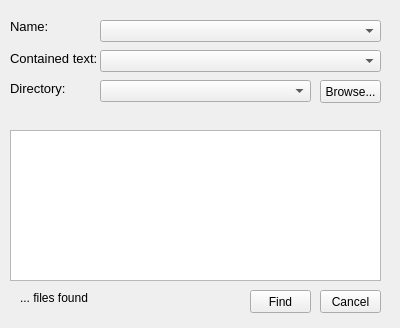
<?xml version="1.0" encoding="UTF-8"?>
<ui version="4.0">
 <class>FindWindow</class>
 <widget class="QWidget" name="FindWindow">
  <property name="geometry">
   <rect>
    <x>0</x>
    <y>0</y>
    <width>400</width>
    <height>328</height>
   </rect>
  </property>
  <property name="windowTitle">
   <string>Form</string>
  </property>
  <widget class="QLabel" name="fileLabel">
   <property name="geometry">
    <rect>
     <x>10</x>
     <y>20</y>
     <width>46</width>
     <height>13</height>
    </rect>
   </property>
   <property name="font">
    <font>
     <pointsize>10</pointsize>
    </font>
   </property>
   <property name="text">
    <string>Name:</string>
   </property>
  </widget>
  <widget class="QLabel" name="textLabel">
   <property name="geometry">
    <rect>
     <x>10</x>
     <y>50</y>
     <width>91</width>
     <height>16</height>
    </rect>
   </property>
   <property name="font">
    <font>
     <pointsize>10</pointsize>
    </font>
   </property>
   <property name="text">
    <string>Contained text:</string>
   </property>
  </widget>
  <widget class="QLabel" name="dirLabel">
   <property name="geometry">
    <rect>
     <x>10</x>
     <y>80</y>
     <width>61</width>
     <height>16</height>
    </rect>
   </property>
   <property name="font">
    <font>
     <pointsize>10</pointsize>
    </font>
   </property>
   <property name="text">
    <string>Directory:</string>
   </property>
  </widget>
  <widget class="QComboBox" name="fileComboBox">
   <property name="geometry">
    <rect>
     <x>100</x>
     <y>20</y>
     <width>281</width>
     <height>22</height>
    </rect>
   </property>
  </widget>
  <widget class="QComboBox" name="textComboBox">
   <property name="geometry">
    <rect>
     <x>100</x>
     <y>50</y>
     <width>281</width>
     <height>22</height>
    </rect>
   </property>
  </widget>
  <widget class="QComboBox" name="dirComboBox">
   <property name="geometry">
    <rect>
     <x>100</x>
     <y>80</y>
     <width>211</width>
     <height>22</height>
    </rect>
   </property>
  </widget>
  <widget class="QPushButton" name="browseButton">
   <property name="geometry">
    <rect>
     <x>320</x>
     <y>80</y>
     <width>61</width>
     <height>23</height>
    </rect>
   </property>
   <property name="text">
    <string>Browse...</string>
   </property>
  </widget>
  <widget class="QTableWidget" name="filesTable">
   <property name="geometry">
    <rect>
     <x>10</x>
     <y>130</y>
     <width>371</width>
     <height>151</height>
    </rect>
   </property>
   <attribute name="horizontalHeaderStretchLastSection">
    <bool>true</bool>
   </attribute>
  </widget>
  <widget class="QLabel" name="foundLabel">
   <property name="geometry">
    <rect>
     <x>20</x>
     <y>290</y>
     <width>191</width>
     <height>16</height>
    </rect>
   </property>
   <property name="text">
    <string>... files found</string>
   </property>
  </widget>
  <widget class="QPushButton" name="cancelButton">
   <property name="geometry">
    <rect>
     <x>320</x>
     <y>290</y>
     <width>61</width>
     <height>23</height>
    </rect>
   </property>
   <property name="text">
    <string>Cancel</string>
   </property>
  </widget>
  <widget class="QPushButton" name="findButton">
   <property name="geometry">
    <rect>
     <x>250</x>
     <y>290</y>
     <width>61</width>
     <height>23</height>
    </rect>
   </property>
   <property name="text">
    <string>Find</string>
   </property>
  </widget>
 </widget>
 <resources/>
 <connections/>
</ui>
